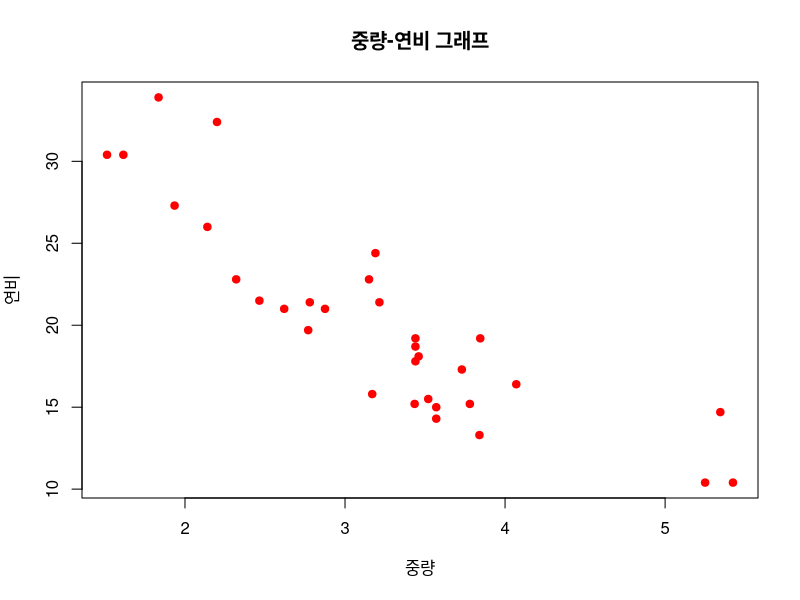
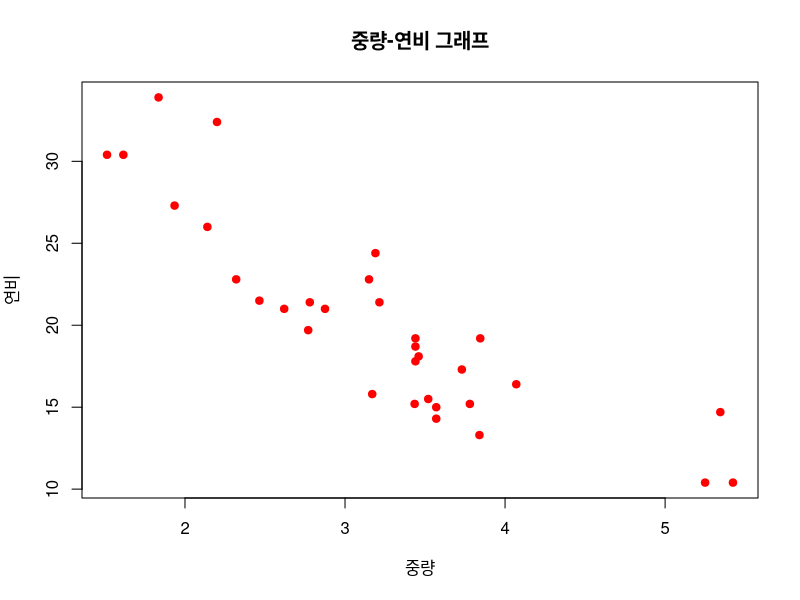
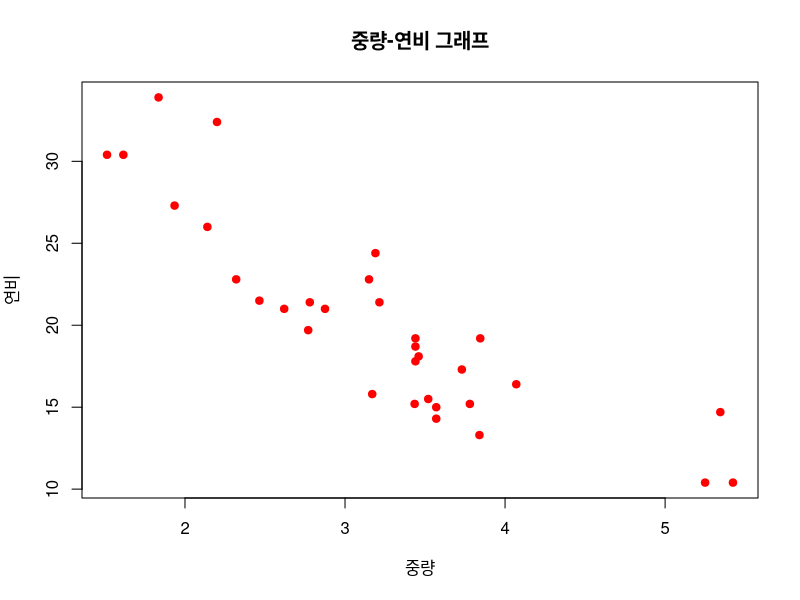
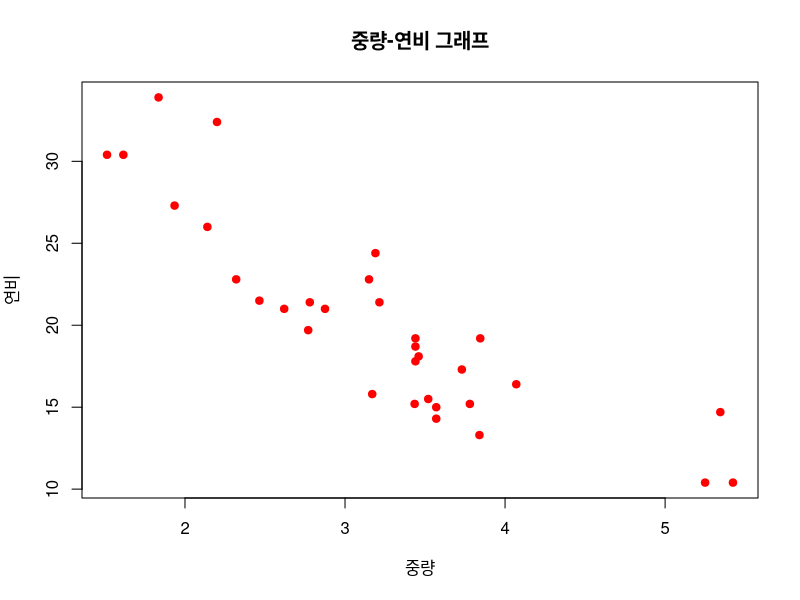
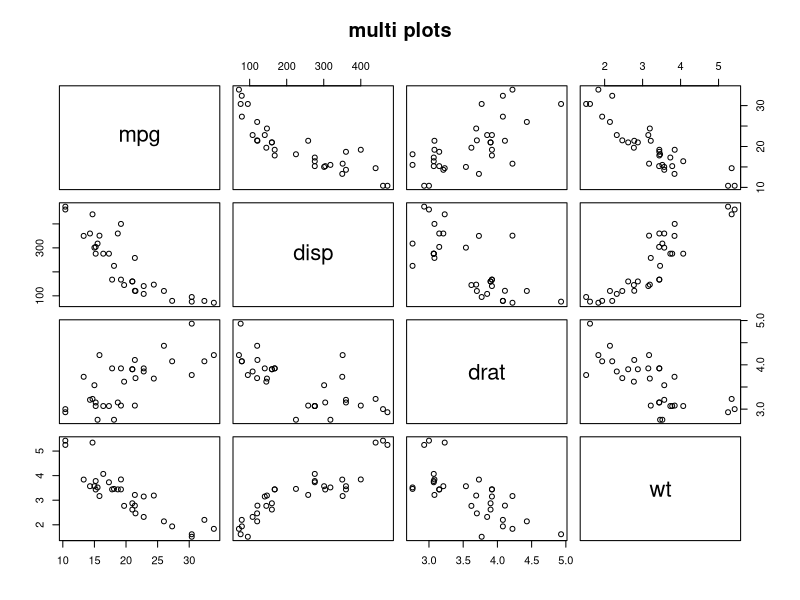
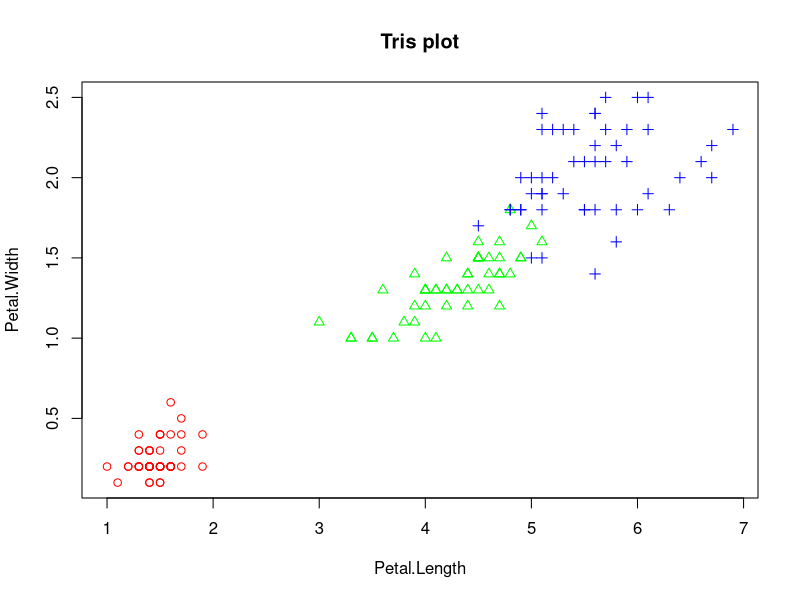
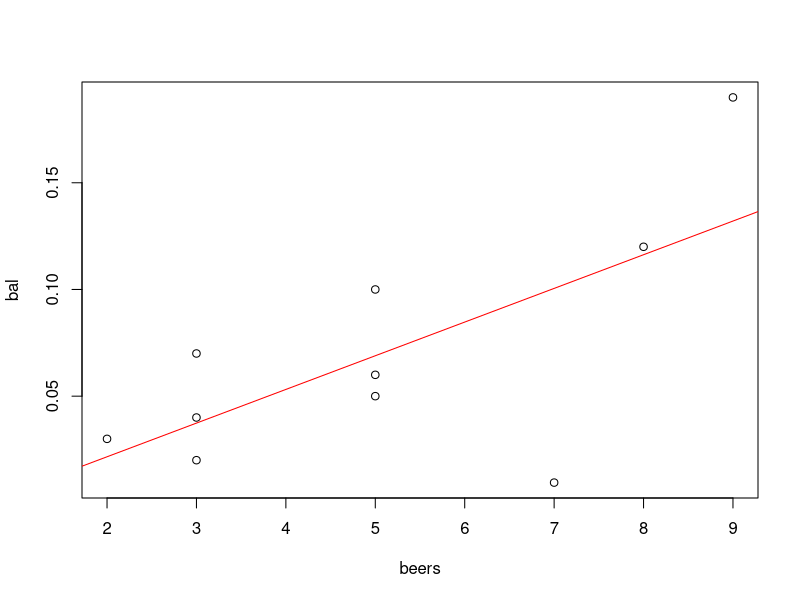
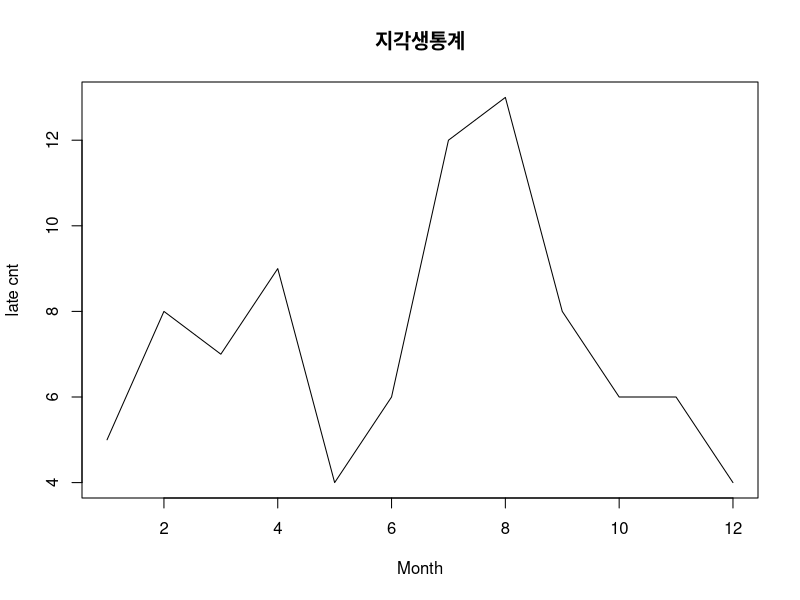

These figures' R source, in order:
#
#2019-12-03
#
# 다중변수 자료 탐색
# 두 변수 사이의 산점도
# 산점도(scatter plot) -2변수로 구성된 자료의 분포를 알아보는 그래프
#                       관측값들의 분포를 통해 2변수 사이의 관계파악
# 이변량
wt <- mtcars$wt
mpg <- mtcars$mpg
plot(wt, mpg,main='중량-연비 그래프',
     xlab='중량',ylab='연비',
     col='red',pch=19) # pch => 산점도의 점 모양이 달라짐(0-25)
plot(mtcars$wt, mtcars$mpg,
     main='중량-연비 그래프',
     xlab='중량',ylab='연비',
     col='red',pch=19)
plot(mpg~wt,data=mtcars,
     main='중량-연비 그래프',
     xlab='중량',ylab='연비',
     col='red',pch=19)
plot(mtcars[,c("wt","mpg")],
     main='중량-연비 그래프',
     xlab='중량',ylab='연비',
     col='red',pch=19)

# 다변량
# 여러 변수들간의 산점도
vars <- c("mpg","disp","drat","wt")
target <- mtcars[,vars]
head(target)
pairs(target,main="multi plots")     # 변수가 여러개일 때는 pairs사용
                                     # 두변수간의 관계가 강하면 사선!

# 그룹정보가 있는 두변수의 산점도 -> 상관관계를 알아보기 위해서 사용
iris.2 <- iris[,3:4]
point <- as.numeric(iris$Species)
point
color <- c('red','green','blue')
plot(iris.2,main='Tris plot',
     pch=c(point),
     col=color[point])

# 상관분석
beers <- c(5,2,9,8,3,7,3,5,3,5)
bal <- c(0.1,0.03,0.19,0.12,0.04,
         0.0095,0.07,0.06,0.02,0.05)
tb1 <- data.frame(beers,bal)  # 다변량 일때는 두개 이상의 변수를 비교하기 위해서
                              # data.frame사용
                              # 일변량일때는 vector를 사용해도 됨
tb1
plot(bal~beers,data=tb1)      # 산점도

res <- lm(bal~beers,data=tb1) # 회귀식
res

abline(res, col='red')        # 회귀선

cor(tb1[,1:2])                # 이변량 상관 계수
                              # |0.5|<= :강한 상관 관계, |0.5|>: 상관 관계가 없다.
cor(iris[,1:4])               # 다변량 상관 계수

# 상관분석 순서
#
# 1. 상관분석 대상 변수선정
# 2. 산점도 작성 (관측값 분포 확인): plot()
# 3. 회귀식 도출: lm()
#   (회귀식: 두 변수의 선형관계를 가장 잘 나타낼 수 있는 선의 식)
#   (y=wx+b)
# 4. 회귀선을 산점도에 표시: abline()
#   (회귀선: 관측값들의 추세를 가장 잘 나타낼 수 있는 선)
# 5. 상관계수 계산: cor()
# 6. 상관분석 결과 해석
# 
#
# 시계열 Data - 선그래프
month <- 1:12
late <- c(5,8,7,9,4,6,12,13,8,6,6,4)
plot(month,late,main='지각생통계',
      type='l',lty=1,lwd=1,              #lty: 선의 모양, lwd: 선의 두께
     xlab='Month',ylab='late cnt')
plot(month,late,main='지각생통계',
     type='b',lty=1,lwd=1,
     xlab='Month',ylab='late cnt')
plot(month,late,main='지각생통계',
     type='o',lty=1,lwd=1,
     xlab='Month',ylab='late cnt')
plot(month,late,main='지각생통계',
     type='s',lty=1,lwd=1,
     xlab='Month',ylab='late cnt')

# 복수의 선 그래프
late1 <- c(5,8,7,9,4,6,12,13,8,6,6,4)
late2 <- c(4,6,5,8,7,8,10,11,6,5,7,3)
plot(month,late1,main='지각생통계',
     type='b',lty=1,col='red',
     xlab='Month',ylab='late cnt',
     ylim=c(1,15))
lines(month,late2,type='b',col='blue')
# 교재 p.141-169

#
# 자료 탐색 실습 - 탐색적 데이터 분석
#
# 0단계: 문제 정의
# 1단계: 분석 대상 데이터셋 준비
#        BostonHousing 데이터섹(mlbench pac.)
install.packages('mlbench')
library(mlbench)
data('BostonHousing')
# crim: 1인당 범죄율
# rm: 주택 1 가구당 방수
# dis: 보스턴 5개 지역센터까지의 거리
# tax: 재산세율
# medv: 주택가격
class(BostonHousing)
dim(BostonHousing)
str(BostonHousing)
head(BostonHousing)
tail(BostonHousing)
myds <- BostonHousing[,c('crim','rm','dis','tax','medv')]
# 2단계: 파생변수 추가 - grp 변수 추가(주택가격상중하)
grp <- c()
for(i in 1:nrow(myds)) {
  if(myds$medv[i]>=25.0) {
    grp[i] <- 'H'
  } else if(myds$medv[i]<=17.0) {
    grp[i] <- 'L'
  } else{
    grp[i] <- 'M'
  }
}
grp <- factor(grp)
grp <- factor(grp, levels=c('H','M','L'))
myds <- data.frame(myds,grp)
head(myds)

# 3단계: 데이터셋의 형태와 기본적인 내용 퍼억
str(myds)
head(myds)
table(myds$grp)

# 4단계: 히스토그램에 의한 관측값의 분포 확인
par(mfrow=c(2,3))
for(i in 1:5) {
  hist(myds[ ,i],
       main=colnames(myds)[i],
       col='yellow')
}
par(mfrow=c(1,1))

# 5단계: 상자그림에 의한 관측값의 분포 확인
par(mfrow=c(2,3))
for(i in 1:5) {
  boxplot(myds[ ,i],
       main=colnames(myds)[i])
}
par(mfrow=c(1,1))

# 6단계: 그룹별 관측값 분포 확인
boxplot(myds$crim~myds$grp,
        main='1인당범죄율')
boxplot(myds$rm~myds$grp,
        main='방의 개수')

# 7단계: 다중 산점도를 통한 변수 간 상관 관계 확인
pairs(myds[,-6])

# 8단계: 그룹 정보를 포함한 변수 간 상관 관계 확인
point <- as.integer(myds$grp)
color <- c('red','green','blue')
pairs(myds[,-6],pch=point,col=color[point])

# 9단계: 변수 간 상관계수 확인
cor(myds[,-6])



















